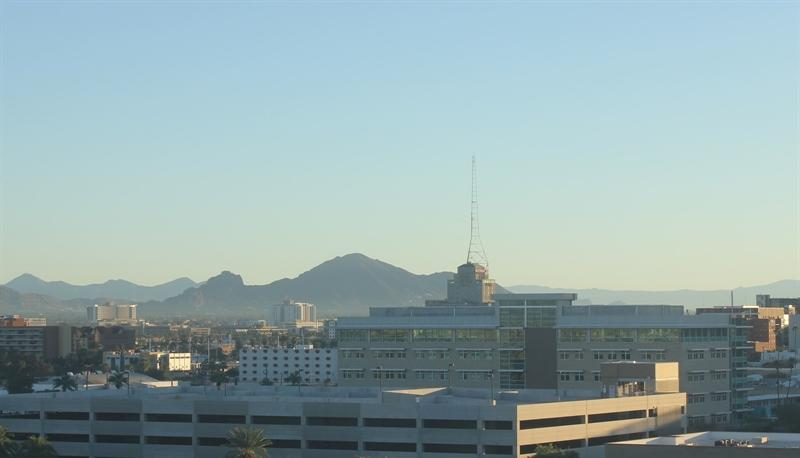
#> input picture CV Part 1_ Colorspaces and Classification based on brightness/training/day/20151101_142050.jpg, 800 x 458 px; its folder holds only this picture in this run
$ jupyter execute --allow-errors '8.┬аClassifier building.ipynb'   (shell and % lines are left out)
#> lines starting #> are read from the running program, lines starting #| are printed output that depends on the picture
### CV Part 1_ Colorspaces and Classification based on brightness/helpers.py
# Helper functions

import os
import glob # library for loading images from a directory
import matplotlib.image as mpimg

import cv2


# This function loads in images and their labels and places them in a list
# The list contains all images and their associated labels
# For example, after data is loaded, im_list[0][:] will be the first image-label pair in the list
def load_dataset(image_dir):

    # Populate this empty image list
    im_list = []
    image_types = ["day", "night"]

    # Iterate through each color folder
    for im_type in image_types:

        # Iterate through each image file in each image_type folder
        # glob reads in any image with the extension "image_dir/im_type/*"
        for file in glob.glob(os.path.join(image_dir, im_type, "*")):

            # Read in the image
            im = mpimg.imread(file)

            # Check if the image exists/if it's been correctly read-in
            if not im is None:
                # Append the image, and it's type (red, green, yellow) to the image list
                im_list.append((im, im_type))

    return im_list


## Standardize the input images
# Resize each image to the desired input size: 600x1100px (hxw).

## Standardize the output
# With each loaded image, we also specify the expected output.
# For this, we use binary numerical values 0/1 = night/day.


# This function should take in an RGB image and return a new, standardized version
# 600 height x 1100 width image size (px x px)
# [41 lines left out: functions standardize_input, encode, standardize, not called in this run]


### CV Part 1_ Colorspaces and Classification based on brightness/8.┬аClassifier building.ipynb
### Import libraries

[cell 1]
import numpy as np
import matplotlib.pyplot as plt
import matplotlib.image as mpimg
import cv2
# import supportive functionality
import helpers
# import seaborn as sns

As usually, we will load our dataset and **standardize this**, using functions, that we built previously.

### Data preprocessing

#### Visualize example

[cell 2]
image_dir_training = 'training'
image_dir_test = 'test'

[cell 3]
IMAGE_LIST = helpers.load_dataset(image_dir_training)
#> in load_dataset, im is the input picture: shape (458, 800, 3); mean R, G, B 147.2, 168.7, 170.2
#> IMAGE_LIST = 2 items

Now, visualize an example and standardize the input.

[cell 4]
index = 2
#> (the rest of this cell did not finish here and is left out)

#### Data standartisation

Create a class to standardize both input image and label.

[cell 5]
"""
- further we can write python program for class and call the necessary function
"""
class Standardize():
    def __init__(self):
        self.standardized_list = []
        self.numerical_value = 0

    def standardize_input(self, image_list):
        for item in image_list:
            image = item[0]
            label = item[1]
            image = np.copy(image)
            label = np.copy(label)
            # standaridize the images
            image_std = cv2.resize(image, (1100,600))
            # standardize label
            label_binary = self.numerical_value if label == 'night' else 1
            self.standardized_list.append((image_std,label_binary))
        return self.standardized_list

[cell 6]
s1 = Standardize()
IMAGE_LIST_std = s1.standardize_input(IMAGE_LIST)
#> the loop in standardize_input, `for item in image_list:` made 2 passes
#> (label, label_binary) on passes 1 to 2: ('day', 1), ('night', 0)
#> pass 1, in standardize_input, `image_std = cv2.resize(image, (1100,600))`:
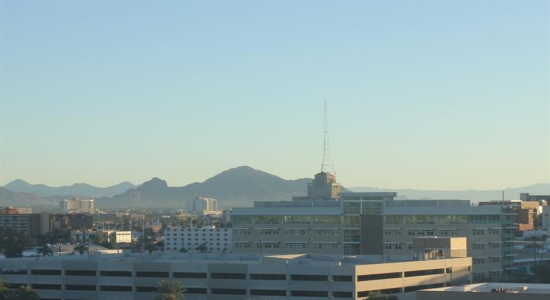
#> image_std: shape (600, 1100, 3) (shown at 1/2 size); mean R, G, B 147.1, 168.7, 170.1
#> IMAGE_LIST_std = 2 items

Next, let's visualize our standardized data.

[cell 7]
index = 2
#> (the rest of this cell did not finish here and is left out)

Here we see the dimensions of displayed images and their labels.

### Feature extraction

Now, we are ready to separate these images on day and night. We will separate them based on average brightness.

This will be a single value and we assume, that **average value for day will be higher** than average value for night.<br>
To calculate average  brightness we will use **HSV colorspace**.

We will use specifically **Value** channel: *we will sum it up and divide by area of image* (height multiplied by width).

### RGB to HSV conversion

Fisrst of all, we will take a look at couple of day and night images. <br>
Lets convert them from RGB to HSV.

[cell 8]
# fist day image
img_day_1 = IMAGE_LIST_std[0][0]
img_day_1 = np.array(img_day_1)
img_day_1 = cv2.cvtColor(img_day_1, cv2.COLOR_RGB2HSV)
#> img_day_1: shape (600, 1100, 3); mean H, S, V 85, 46.2, 175.1

# seconf day image
img_day_2 = IMAGE_LIST_std[1][0]
img_day_2 = np.array(img_day_2)
img_day_2 = cv2.cvtColor(img_day_2, cv2.COLOR_RGB2HSV)
#> img_day_2: shape (600, 1100, 3); mean H, S, V 25, 175.4, 33.8

Now, we display the results.

#### Display day images

[cell 9]
image_day_1_h = img_day_1[:,:,0]
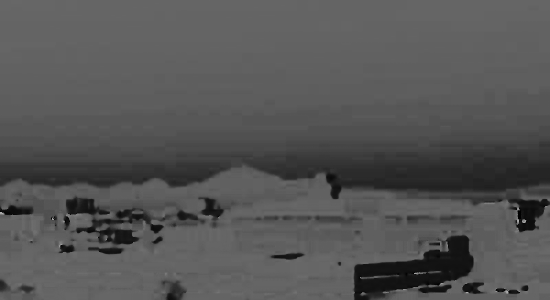
#> image_day_1_h: shape (600, 1100) (shown at 1/2 size); min 0, max 178, mean 85
image_day_1_s = img_day_1[:,:,1]
image_day_1_v = img_day_1[:,:,2]
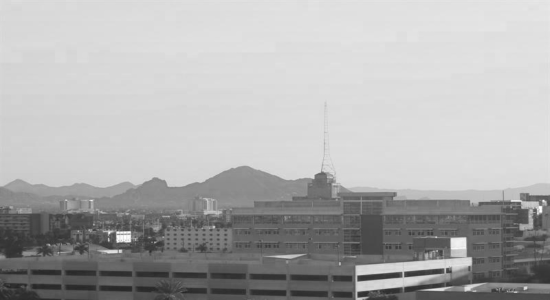
#> image_day_1_v: shape (600, 1100) (shown at 1/2 size); min 33, max 255, mean 175.1

fig, (ax0, ax1,ax2,ax3) = plt.subplots(1,4, figsize = (20,10))

ax0.imshow(IMAGE_LIST_std[0][0])
ax0.set_title('Standardized day image 1')
ax1.imshow(image_day_1_h, cmap = 'gray')
ax1.set_title('Hue, day image 1')
ax2.imshow(image_day_1_s, cmap = 'gray')
ax2.set_title('Saturation, day image 1')
ax3.imshow(image_day_1_v, cmap = 'gray')
ax3.set_title('Value, day image 1')

[cell 10]
image_day_2_h = img_day_2[:,:,0]
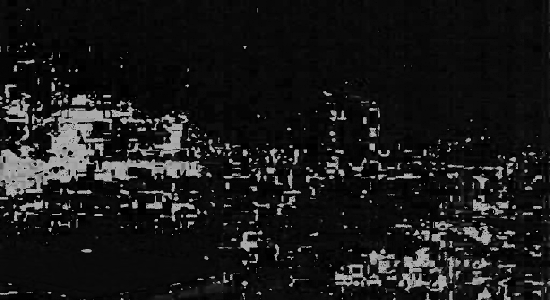
#> image_day_2_h: shape (600, 1100) (shown at 1/2 size); min 0, max 179, mean 25
image_day_2_s = img_day_2[:,:,1]
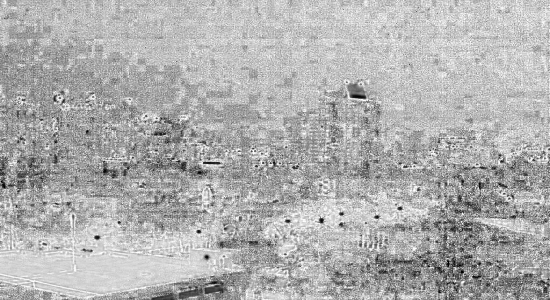
#> image_day_2_s: shape (600, 1100) (shown at 1/2 size); min 0, max 255, mean 175.4
image_day_2_v = img_day_2[:,:,2]
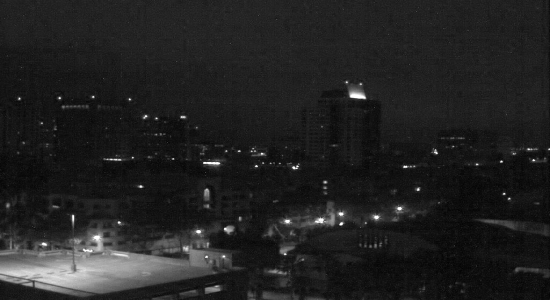
#> image_day_2_v: shape (600, 1100) (shown at 1/2 size); min 0, max 255, mean 33.8

fig, (ax0, ax1,ax2,ax3) = plt.subplots(1,4, figsize = (20,10))
ax0.imshow(IMAGE_LIST_std[1][0])
ax0.set_title('Standardized day image 2')
ax1.imshow(image_day_2_h, cmap = 'gray')
ax1.set_title('Hue, image 2')
ax2.imshow(image_day_2_s, cmap = 'gray')
ax2.set_title('Saturation, image 2')
ax3.imshow(image_day_2_v, cmap = 'gray')
ax3.set_title('Value, image 2')

Based on days images we can say, that Value channel is **especially high for the skies**.<br>
This is has logical assumption, that day sky is brighter, than night sky, so **value channel is more closed to 255**.

#### Display night imges

#> (a cell that did not finish here is left out)

#> (a cell that did not finish here is left out)

#> (a cell that did not finish here is left out)

Based on night images displayed, we can ussume **low Value channel level**, especially for skies.

### Find average brightness using V channel

Define an average brightness function that takes an RGB image and returns average Value per pixel.

[cell 14]
"""
- convert to HSV colorspace
- sum up by Value
- divide resulted sum by number of pixels
"""

def average_brightness(rgb_image):
    rgb_image = np.copy(rgb_image)
    image_hsv = cv2.cvtColor(rgb_image, cv2.COLOR_RGB2HSV)
    # add up all the pixel values in V channel
    value = np.sum(image_hsv[:,:, 2])
    # multiply height and width
    pxl = image_hsv.shape[0] * image_hsv.shape[1]
    average_value = round(value/pxl,3)
    return average_value

Rewrite the same function with **class method**, that inputs entire list of standardized images and outputs following:<br>
 - new list with added average brightness to **tuple**: pair of image, label;
 - visulaize **distribution of night and day averages**;

[cell 15]
class AverageBrightness():

    def __init__(self):
        # define two functions: add value to pair
        # and visualize distributions
        self.list_with_bright = []
        self.night_list = []
        self.day_list = []
    def average_bright(self, standardized_list):
        for item in standardized_list:
            rgb_image = item[0]
            hsv = cv2.cvtColor(rgb_image, cv2.COLOR_RGB2HSV)
            value = np.sum(hsv[:,:,2])
            pxl = hsv.shape[0] * hsv.shape[1]
            aver_bright = value / pxl
            # Note: we are adding item to a tuple! We use +(<some item>, )
            item = item + (aver_bright,)
            self.list_with_bright.append(item)
        return self.list_with_bright
    # plot resulted average brightness with respect to day/night
    def plot_brightness(self, list_with_bright):
        import seaborn as sns
        plt.style.use('ggplot')

        for item in list_with_bright:
            brightness_value = item[2]
            if item[1]==0:
                self.night_list.append(brightness_value)
            else:
                self.day_list.append(brightness_value)
        # plot night average brightness
        fig, ax1 = plt.subplots(figsize = (10,6))
        mean = np.mean(self.night_list)
        sns.distplot(self.night_list)
        ax1.axvline(mean, color='k', linestyle='dashed', linewidth=0.8)
        ax1.set_title('Night average brightness distribution')
        print('Night Mean value: ', round(mean,2))

        # plot day average brightness
        fig, ax2 = plt.subplots(figsize = (10,6))
        mean = np.mean(self.day_list)
        sns.distplot(self.day_list)
        ax2.axvline(mean, color='k', linestyle='dashed', linewidth=0.8)
        ax2.set_title('Day average brightness distribution')
        print('Day Mean value: ', round(mean,2))

Now, we **initialize the class (s1) and prepare a small check of items** in the list.

[cell 16]
s1 = AverageBrightness()
full_list = s1.average_bright(IMAGE_LIST_std)
#> the loop in average_bright, `for item in standardized_list:` made 2 passes
#> (value, pxl, aver_bright) on passes 1 to 2: (115561375, 660000, 175.1), (22282691, 660000, 33.76)
#> full_list = 2 items

[cell 17]
print('Standardized list length:', len(IMAGE_LIST_std))
#| Standardized list length: 2
print('Embedded list length:', len(full_list))
#| Embedded list length: 2

[cell 18]
print('Length of first image in standardized list: ', len(IMAGE_LIST_std[0]))
#| Length of first image in standardized list:  2
print('Length of first image in embedded list: ', len(full_list[0]))
#| Length of first image in embedded list:  3

[cell 19]
s1.plot_brightness(full_list)
#> the loop in plot_brightness, `for item in list_with_bright:` made 2 passes
#> brightness_value on passes 1 to 2: 175.1, 33.76
#> after the loop in plot_brightness, `for item in list_with_bright:`: self.day_list = [175.1]; self.night_list = [33.76]
#> in plot_brightness, `mean = np.mean(self.night_list)`: mean = 33.76
#| Night Mean value:  33.76
#> in plot_brightness, `mean = np.mean(self.day_list)`: mean = 175.1
#| Day Mean value:  175.09
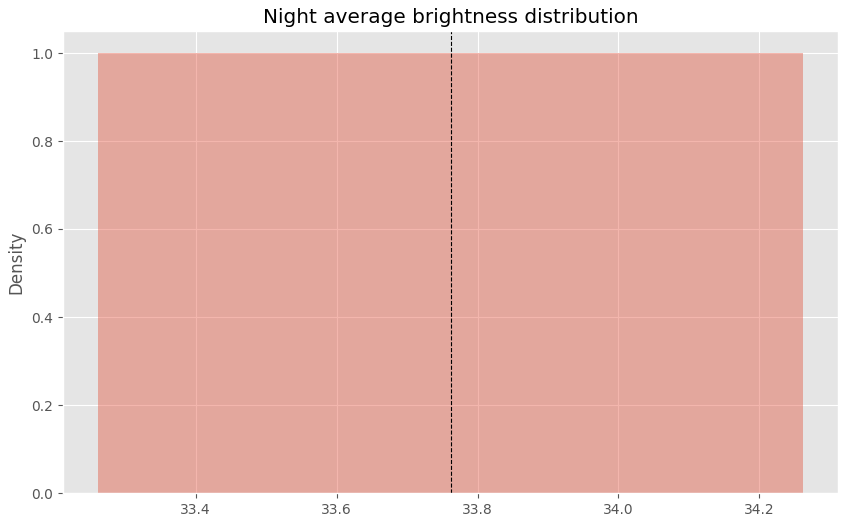
#> figure drawn by matplotlib, 1 panel

Next, our step will be to look at average brightness value for day and night images.<br>
Our goal is to **find a vaue (threshold), that clearly separates day and night images**.

**Idea**: what's about maximizing the difference in average brightness for day and night distributions?

First, take a look at **day image**.

[cell 20]
plt.imshow(IMAGE_LIST_std[1][0])
plt.title('Standardized day image')
print('Image shape', IMAGE_LIST_std[1][0].shape)
#| Image shape (600, 1100, 3)
print('Average brightness value', average_brightness(IMAGE_LIST_std[1][0]))
#> in average_brightness, `value = np.sum(image_hsv[:,:, 2])`: value = 22282691
#> in average_brightness, `average_value = round(value/pxl,3)`: average_value = 33.76
#| Average brightness value 33.762

Then, look at the **night image more precisely**.

#> (a cell that did not finish here is left out)

See, how night **average brightness value is much smaller** in comparison with day.

Note, that the average brightness is just an **image, that considered as a feature**.<br>
Now, it's up to us to choose the relevant **threshold for average brightness to feed this into classifier**.

### Classification

Let's create `predicted_label`, that will turn out 1 for day image and 0 for night image.<br>
We will build `estimate_label` function, that will input average brightness of an image and output an estimated label based on threshold. <br>
Let's set **threshold value = 110** for this classifier.

[cell 22]
# use RGB image as an output
def estimate_label(rgb_image):
    avg = average_brightness(rgb_image)
    predicted_label = 0
    threshold = 110
    predicted_label = 1 if avg >=threshold else predicted_label
    return predicted_label

Alternative way to write:<br>
     `if(avg > threshold):
        predicted_label = 1`

[cell 23]
estimate_label(IMAGE_LIST_std[1][0])
#> in estimate_label, `predicted_label = 1 if avg >=threshold else predicted_label`: predicted_label = 0
#> Out = 0

Let's automate following process **inputing a standardized list and predicting label based on average brightness**.<br>
Create a class called `SimpleClassifier` with **input**:
 - standardized list;<br>
and **output**:
 - accuracy;
 - list of true/predicted labels.

[cell 24]
"""
 - Create a classifier object;
 - Recall, each item in standardized image list consists of:
   a) item[0] - image itself;
   b) item[1] - true label;
   c) item[2] - average brightness value;
   d) item[3] - predicted label.

"""
class SimpleClassifier():
    def __init__(self):
        self.predictions = []
    def predict_label(self, standardized_list, threshold):
        s1 = AverageBrightness()
        full_list = s1.average_bright(standardized_list)
        for item in full_list:
            brightness_value = item[2]
            if brightness_value >= threshold:
                # will return 1 or 0 (day or night)
                item = item + (1,)
            else:
                item = item + (0,)
            self.predictions.append((item[1], item[3]))
            # check how many labels are classified right
            confusion_list = [i[0]==i[1] for i in self.predictions]
            accuracy = sum(confusion_list) / len(confusion_list)
        return self.predictions, round(accuracy, 2)

[cell 25]
s2 = SimpleClassifier()
#> in __init__, `self.predictions = []`: self.predictions = []
estimated_labels_list = s2.predict_label(IMAGE_LIST_std, threshold = 110)
#> the loop in average_bright (call 2), `for item in standardized_list:` made 2 passes
#> in predict_label, `full_list = s1.average_bright(standardized_list)`: full_list = 2 items
#> the loop in predict_label, `for item in full_list:` made 2 passes
#> (brightness_value, confusion_list, accuracy) on passes 1 to 2: (175.1, [True], 1), (33.76, [True, True], 1)
#> after the loop in predict_label, `for item in full_list:`: self.predictions = [(1, 1), (0, 0)]
#> estimated_labels_list = ([(1, 1), (0, 0)], 1)

[cell 26]
print('Accuracy of Simple Classifier: ',estimated_labels_list[1])
#| Accuracy of Simple Classifier:  1.0

### Testing classifier

Since we are using simple brightness as a feature, we do not excpect a high accuracy for our classifier. <br>
We aim to **get 75-85% of accuracy** using a single feature.

### Test data

We going to load test data, **standardize and shuffle it**: last ensures that the order of our data will **not play a role in testing accuracy**.

[cell 27]
"""
- lead test dataset and apply standardize_input() function, that we created previously
- shuffle data using random function
"""
import random
s1 = Standardize()

TEST_IMAGE_LIST = helpers.load_dataset(image_dir_test)
#> TEST_IMAGE_LIST = 2 items
TEST_IMAGE_LIST_std = s1.standardize_input(TEST_IMAGE_LIST)
#> the loop in standardize_input (call 2), `for item in image_list:` made 2 passes
#> TEST_IMAGE_LIST_std = 2 items

random.shuffle(TEST_IMAGE_LIST_std)

### Determine Accuracy on Test

Let's **rewrite classifier in functional form**.  We will iterate through the **test data images** and add misclassified images and their labels into `misclassified_images_lables` list.

[cell 28]
def get_misclassified_labels(test_images):
    # create an empty list, whre we will pass images and corresponding labels
    misclassified_images_lables = []
    # then we iterate through images
    # classify them and compare to the labels
    for item in test_images:
        img = item[0]
        true_label = item[1]
        # apply created function
        predicted_label = estimate_label(img)
        # compare labels and add them to misclassified_list
        if (predicted_label != true_label):
            misclassified_images_lables.append((img, predicted_label, true_label))
    return misclassified_images_lables

Thus, if image was misclassified it will get into `misclassified_images_lables` list.

Future improvement: **improve class method with above functionality**.

Now, calculate **accuracy** of our classifier.

[cell 29]
mis_classed_list = get_misclassified_labels(TEST_IMAGE_LIST_std)
#> the loop in get_misclassified_labels, `for item in test_images:` made 2 passes
#> (true_label, avg in estimate_label, predicted_label, threshold in estimate_label) on passes 1 to 2: (1, 175.1, 1, 110), (0, 33.76, 0, 110)
#> after the loop in get_misclassified_labels, `for item in test_images:`: misclassified_images_lables = []
#> mis_classed_list = []
total_images = len(TEST_IMAGE_LIST_std)
#> total_images = 2
misclass = len(mis_classed_list)
#> misclass = 0

print('Accuracy:', (total_images-misclass)/total_images)
#| Accuracy: 1.0
